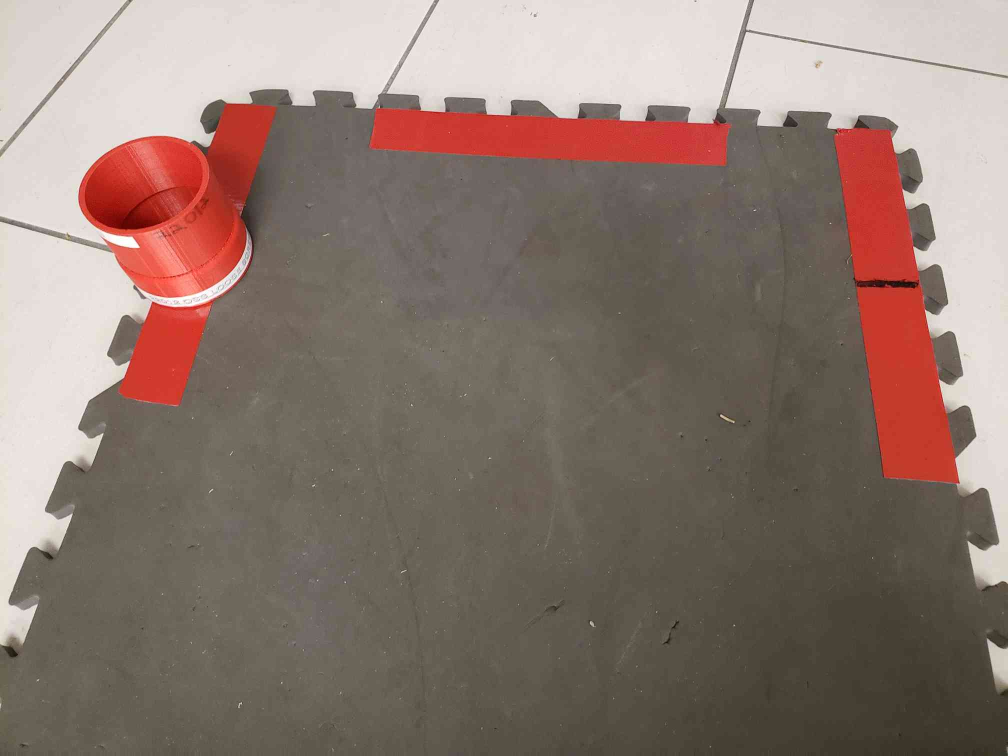
#> input picture pic3.png, 2016 x 1512 px (shown at 1/2 size)
$ python Main.py
#> lines starting #> are read from the running program, lines starting #| are printed output that depends on the picture
# imports
import math
import cv2
import cv2
import numpy as np
from matplotlib import pyplot as plt
from sklearn import cluster
from kneed import KneeLocator
from sklearn.cluster import KMeans
from sklearn.preprocessing import MinMaxScaler


# turning the BGR into hex
# [7 lines left out: function encodeHex, not called in this run]


# using numpy's min max scaler to transform the data before finding knee
def simplifyData(img):
    mms = MinMaxScaler()
    mms.fit(img)
    return mms.transform(img)  # data transformed


# finding the knee/elbow of the graph
def elbowGraph(transformedData, rangeNum):
    SumOfSquaredDistances = []

    x = range(1, rangeNum)
    for i in x:
        print(i)
        km = KMeans(n_clusters=i)
        km.fit(transformedData)
        SumOfSquaredDistances.append(km.inertia_)
    kn = KneeLocator(x, SumOfSquaredDistances, curve='convex', direction='decreasing')

    print("Optimal Number of Clusters is:")
    print(kn.knee)
    plt.plot(x, SumOfSquaredDistances, 'bx-')
    plt.xlabel('k')
    plt.ylabel('Sum_of_squared_distances')
    plt.title('Elbow Method For Optimal k')
    plt.vlines(kn.knee, plt.ylim()[0], plt.ylim()[1], linestyles='dashed')
    plt.savefig('ElbowGraph.png')
    plt.show()
    plt.close()
    return kn.knee


# function to convert hex into rgb
# [60 lines left out: functions hexToRgb, rgbToHsv, findPos, findClosestColor, not called in this run]


# TO READ PRESAVED IMAGE
img = cv2.imread('pic3.png') / 255

# READING CAMERA INIT FRAME
# img = cv2.imread('FRAME .jpg') / 255
img = cv2.resize(img, (640, 480))
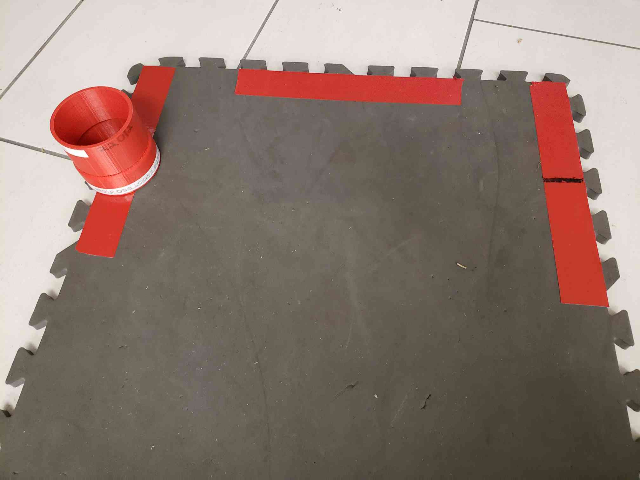
#> img: shape (480, 640, 3) float64; mean B, G, R 0.44, 0.475, 0.548

# blurring
blurImg = cv2.GaussianBlur(img, (15, 15), 0)
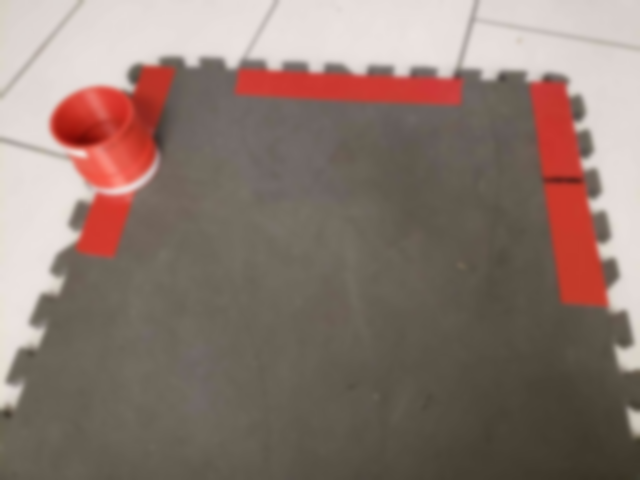
#> blurImg: shape (480, 640, 3) float64; mean B, G, R 0.44, 0.475, 0.548

# reshape images
h, w, c = blurImg.shape
#> h = 480; w = 640; c = 3
img2 = blurImg.reshape(h * w, c)

# max k value to check for
rangeNum = 21

# finding the k value
optimalNum = elbowGraph(simplifyData(img2), rangeNum)
#> in elbowGraph, `SumOfSquaredDistances = []`: SumOfSquaredDistances = []
#> after the loop in elbowGraph, `for i in x:`: SumOfSquaredDistances = [68889.6, 11011.1, 4660.9, 2891.2, 2444.9, 1814.3, 1345.5, 1224.9, 1004.9, 933.2, 733.3, 659.3, 608.1, 546.5, 510.4, 448.6, 426.8, 399.8, 382.4, 354.5]
#> (the run stopped early here; a loop or call above may not have finished)

$ run again, with pic4.png copied over pic3.png
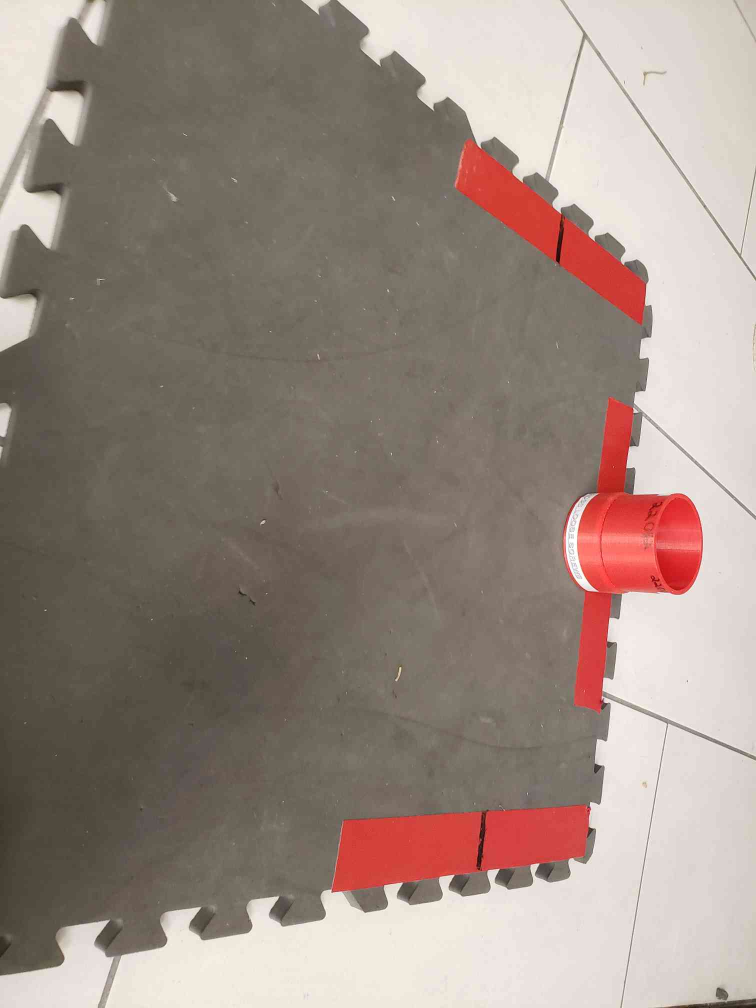
#> input picture pic4.png, 1512 x 2016 px (shown at 1/2 size)
#> `img = cv2.resize(img, (640, 480))`:
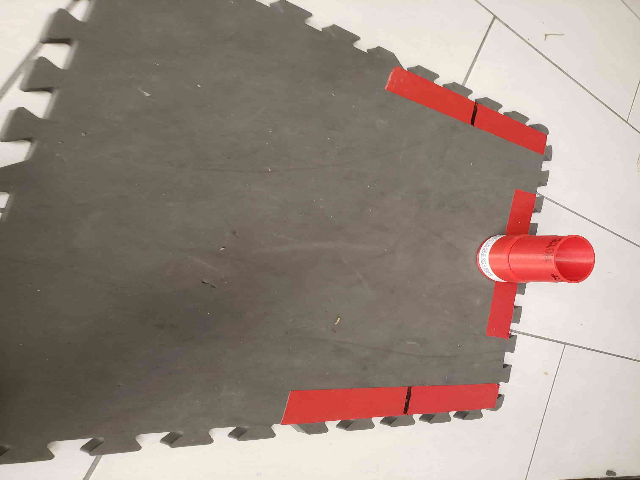
#> img: shape (480, 640, 3) float64; mean B, G, R 0.508, 0.544, 0.603
#> `blurImg = cv2.GaussianBlur(img, (15, 15), 0)`:
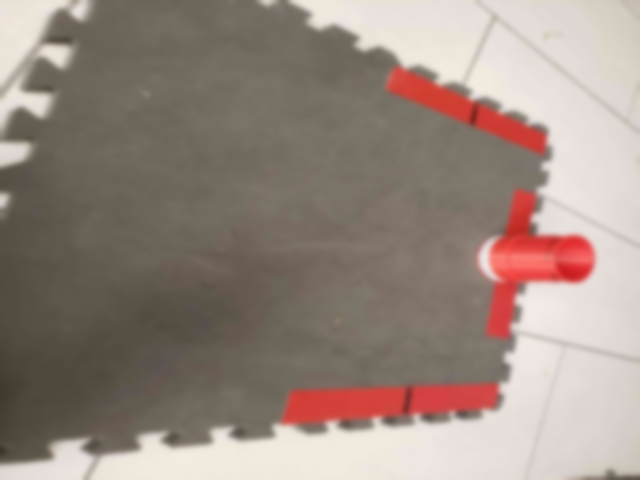
#> blurImg: shape (480, 640, 3) float64; mean B, G, R 0.508, 0.544, 0.603
#> in elbowGraph, `SumOfSquaredDistances = []`: SumOfSquaredDistances = []
#> after the loop in elbowGraph, `for i in x:`: SumOfSquaredDistances = [74663, 9436.1, 5059.9, 3983.8, 2107.6, 1691.5, 1522.6, 1122.7, 1038.2, 825.6, 697.1, 623.9, 574.3, 514.4, 472.8, 435, 407.9, 393, 369.6, 344]

$ run again, with pic5.png copied over pic3.png
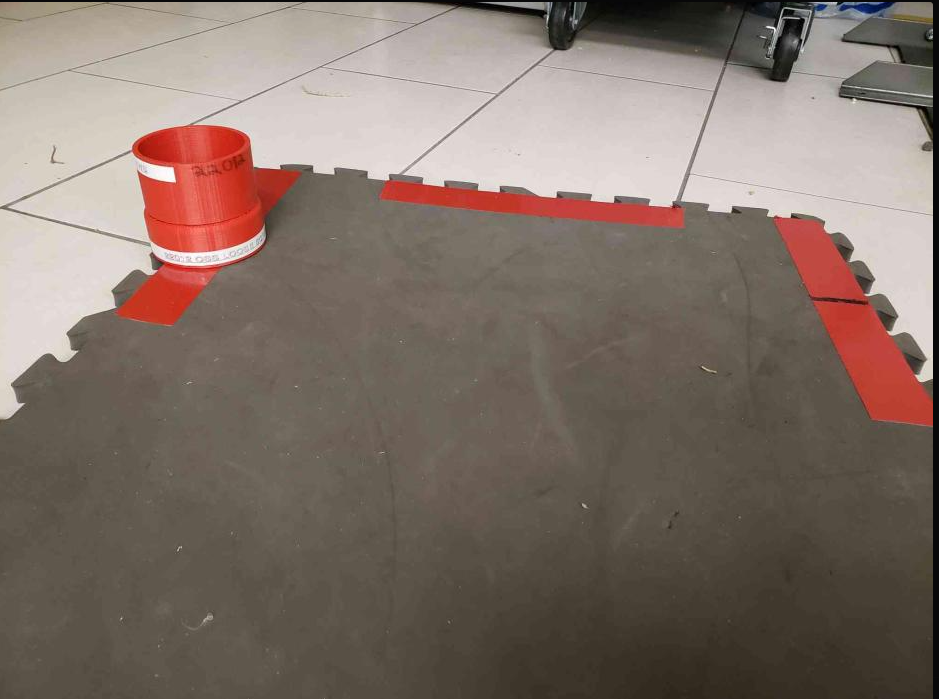
#> input picture pic5.png, 939 x 699 px
#> `blurImg = cv2.GaussianBlur(img, (15, 15), 0)`:
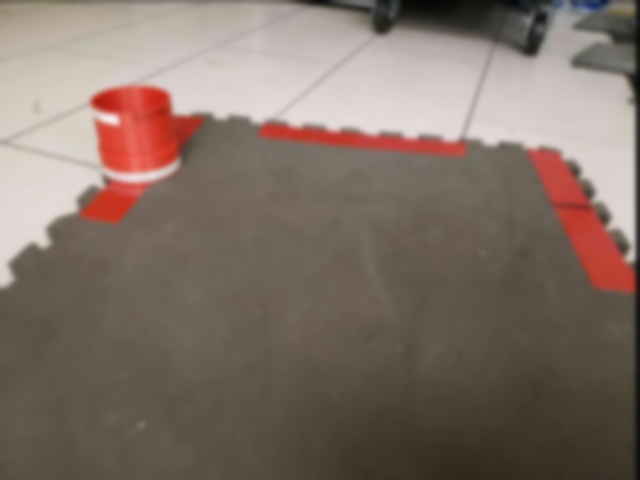
#> blurImg: shape (480, 640, 3) float64; mean B, G, R 0.41, 0.445, 0.505
#> in elbowGraph, `SumOfSquaredDistances = []`: SumOfSquaredDistances = []
#> after the loop in elbowGraph, `for i in x:`: SumOfSquaredDistances = [48671.5, 9198.7, 6114.8, 3723.1, 2465.1, 1667.6, 1461.4, 1262.9, 1125.3, 923.9, 812.3, 828.9, 650.9, 587.2, 549.6, 488.1, 448.6, 441.2, 433.5, 380.7]

$ run again, with pic6.png copied over pic3.png
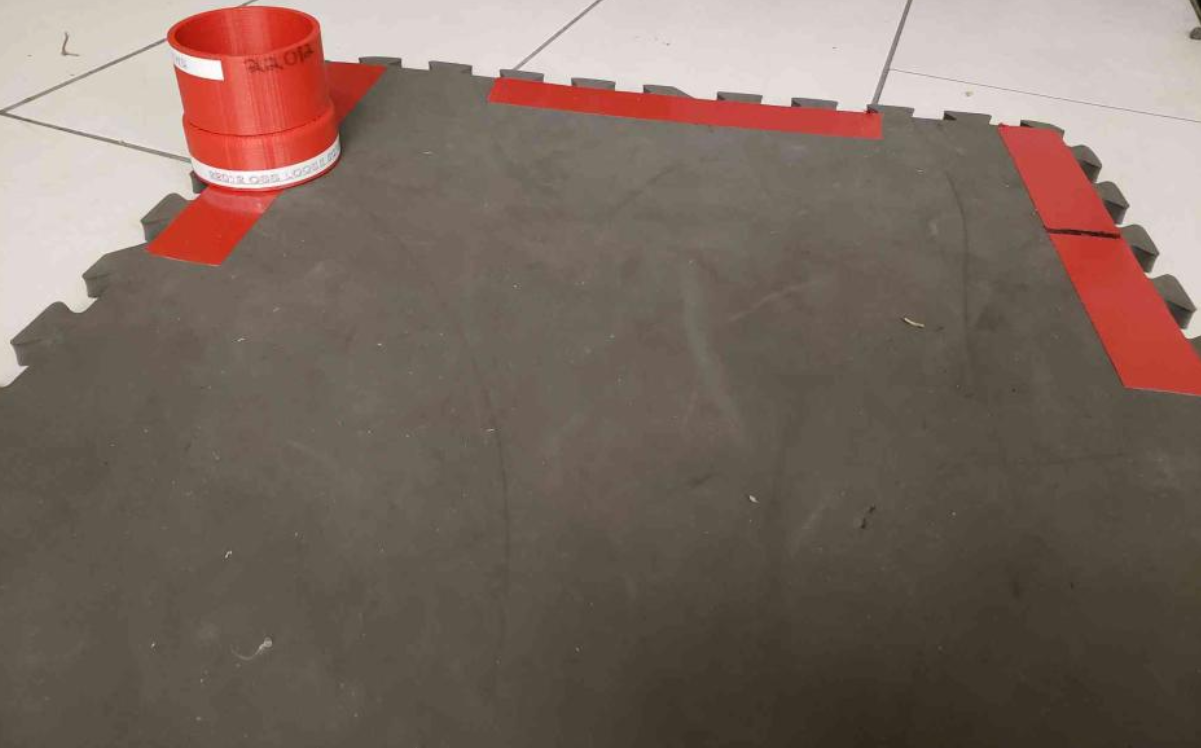
#> input picture pic6.png, 1201 x 748 px
#> `img = cv2.resize(img, (640, 480))`:
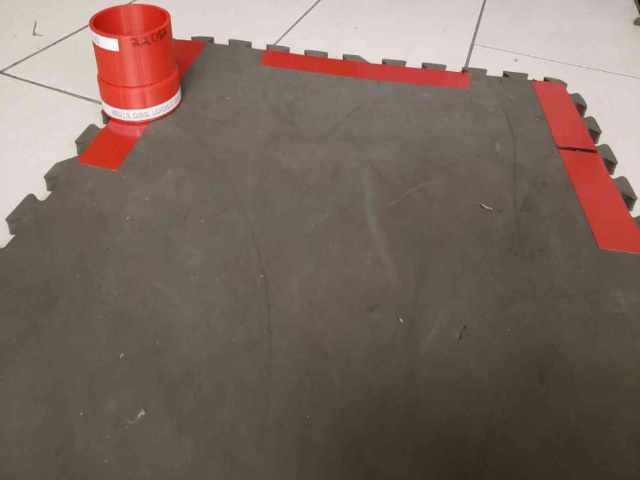
#> img: shape (480, 640, 3) float64; mean B, G, R 0.377, 0.415, 0.482
#> `blurImg = cv2.GaussianBlur(img, (15, 15), 0)`:
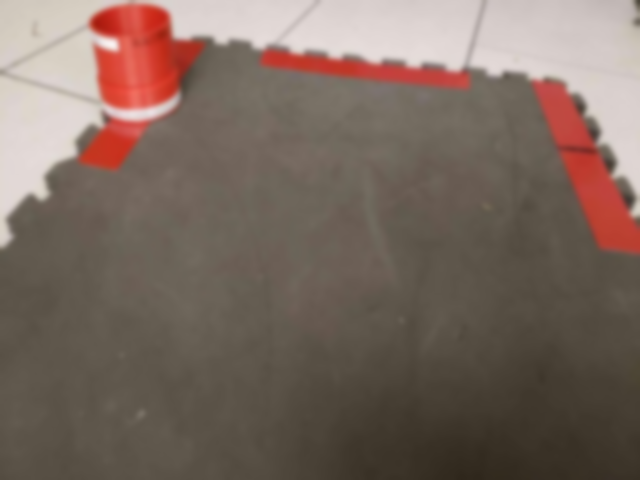
#> blurImg: shape (480, 640, 3) float64; mean B, G, R 0.377, 0.415, 0.482
#> in elbowGraph, `SumOfSquaredDistances = []`: SumOfSquaredDistances = []
#> after the loop in elbowGraph, `for i in x:`: SumOfSquaredDistances = [49928.1, 9888, 6342.7, 2693.7, 1743.2, 1359.8, 1178.8, 1021.1, 910.3, 793.3, 697.8, 590.4, 571.7, 489.1, 477.7, 441.6, 372.2, 352.6, 324.7, 311.9]
